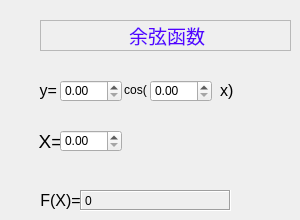
   <widget class="QWidget" name="page_17">
    <widget class="QLabel" name="label_90">
     <property name="geometry">
      <rect>
       <x>40</x>
       <y>20</y>
       <width>251</width>
       <height>31</height>
      </rect>
     </property>
     <property name="frameShape">
      <enum>QFrame::StyledPanel</enum>
     </property>
     <property name="frameShadow">
      <enum>QFrame::Raised</enum>
     </property>
     <property name="text">
      <string>&lt;html&gt;&lt;head/&gt;&lt;body&gt;&lt;p align=&quot;center&quot;&gt;&lt;span style=&quot; font-size:14pt; color:#5500ff;&quot;&gt;余弦函数&lt;/span&gt;&lt;/p&gt;&lt;/body&gt;&lt;/html&gt;</string>
     </property>
    </widget>
    <widget class="QLabel" name="label_91">
     <property name="geometry">
      <rect>
       <x>30</x>
       <y>70</y>
       <width>41</width>
       <height>41</height>
      </rect>
     </property>
     <property name="text">
      <string>&lt;html&gt;&lt;head/&gt;&lt;body&gt;&lt;p align=&quot;center&quot;&gt;&lt;span style=&quot; font-size:12pt;&quot;&gt;y= &lt;/span&gt;&lt;/p&gt;&lt;/body&gt;&lt;/html&gt;</string>
     </property>
    </widget>
    <widget class="QDoubleSpinBox" name="doubleSpinBox_43">
     <property name="geometry">
      <rect>
       <x>60</x>
       <y>80</y>
       <width>62</width>
       <height>22</height>
      </rect>
     </property>
    </widget>
    <widget class="QLabel" name="label_92">
     <property name="geometry">
      <rect>
       <x>120</x>
       <y>80</y>
       <width>31</width>
       <height>21</height>
      </rect>
     </property>
     <property name="text">
      <string>&lt;html&gt;&lt;head/&gt;&lt;body&gt;&lt;p align=&quot;center&quot;&gt;cos(&lt;/p&gt;&lt;/body&gt;&lt;/html&gt;</string>
     </property>
    </widget>
    <widget class="QDoubleSpinBox" name="doubleSpinBox_44">
     <property name="geometry">
      <rect>
       <x>150</x>
       <y>80</y>
       <width>62</width>
       <height>22</height>
      </rect>
     </property>
    </widget>
    <widget class="QLabel" name="label_93">
     <property name="geometry">
      <rect>
       <x>220</x>
       <y>80</y>
       <width>21</width>
       <height>21</height>
      </rect>
     </property>
     <property name="text">
      <string>&lt;html&gt;&lt;head/&gt;&lt;body&gt;&lt;p&gt;&lt;span style=&quot; font-size:12pt;&quot;&gt;x)&lt;/span&gt;&lt;/p&gt;&lt;/body&gt;&lt;/html&gt;</string>
     </property>
    </widget>
    <widget class="QLabel" name="label_94">
     <property name="geometry">
      <rect>
       <x>30</x>
       <y>130</y>
       <width>41</width>
       <height>21</height>
      </rect>
     </property>
     <property name="text">
      <string>&lt;html&gt;&lt;head/&gt;&lt;body&gt;&lt;p align=&quot;center&quot;&gt;&lt;span style=&quot; font-size:14pt;&quot;&gt;X=&lt;/span&gt;&lt;/p&gt;&lt;/body&gt;&lt;/html&gt;</string>
     </property>
    </widget>
    <widget class="QDoubleSpinBox" name="doubleSpinBox_45">
     <property name="geometry">
      <rect>
       <x>60</x>
       <y>130</y>
       <width>62</width>
       <height>22</height>
      </rect>
     </property>
    </widget>
    <widget class="QLabel" name="label_95">
     <property name="geometry">
      <rect>
       <x>40</x>
       <y>190</y>
       <width>41</width>
       <height>21</height>
      </rect>
     </property>
     <property name="text">
      <string>&lt;html&gt;&lt;head/&gt;&lt;body&gt;&lt;p align=&quot;center&quot;&gt;&lt;span style=&quot; font-size:12pt;&quot;&gt;F(X)=&lt;/span&gt;&lt;/p&gt;&lt;/body&gt;&lt;/html&gt;</string>
     </property>
    </widget>
    <widget class="QLabel" name="label_96">
     <property name="geometry">
      <rect>
       <x>80</x>
       <y>190</y>
       <width>151</width>
       <height>21</height>
      </rect>
     </property>
     <property name="frameShape">
      <enum>QFrame::Box</enum>
     </property>
     <property name="frameShadow">
      <enum>QFrame::Sunken</enum>
     </property>
     <property name="text">
      <string>0</string>
     </property>
    </widget>
    <widget class="QWidget" name="verticalLayoutWidget_61">
     <property name="geometry">
      <rect>
       <x>40</x>
       <y>20</y>
       <width>251</width>
       <height>31</height>
      </rect>
     </property>
     <layout class="QVBoxLayout" name="verticalLayout_61"/>
    </widget>
   </widget>
